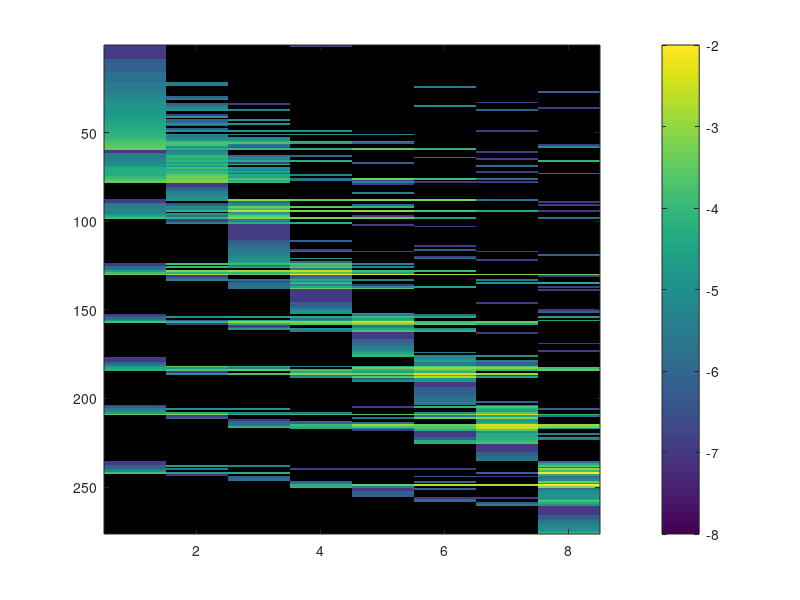
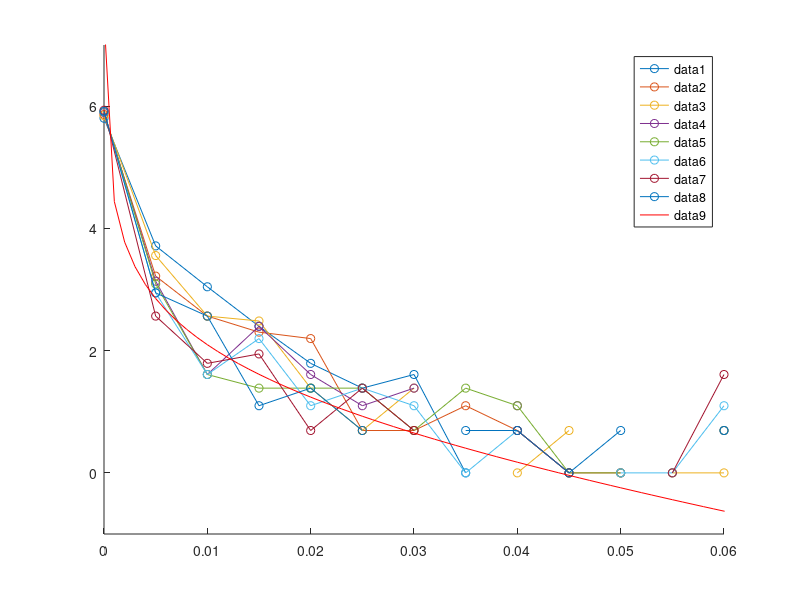

Here is the MATLAB script that generated these plots, in order:
%simulation of stem cell clonal expansion
tic
clear variables
clc


timepoint = [9000 15000 21000 29000 40000 52000 64000 103000];
x_matrix = importdata('timeseries_ep0.05_K420_N1000.mat');
load('variables.mat')
pickup = zeros(num_of_clones,length(timepoint));
for i = 1:length(timepoint)
    pickup(:,i) = x_matrix(:,timepoint(i))/n_openniche;
end
%%% pickup corresponds expdata


pickup_log = zeros(size(pickup));
for i = 1:length(pickup(:,1))
    for j = 1:length(pickup(1,:))
        if pickup(i,j) ~= 0
            pickup_log(i,j) = log(pickup(i,j));
        else
            pickup_log(i,j) = NaN;
        end
    end
end


%%% size heatmap
[pickup_max, max_ind] = max(pickup,[],2);
pickup_log_sort = sortrows(cat(2, max_ind, pickup_log, pickup_max));
pickup_log_sort_nz = zeros(nnz(pickup_log_sort(:,end)), length(pickup_log(1,:)));
j = 1;
for i = 1:length(pickup(:,1))
    if pickup_log_sort(i,end) ~= 0
        pickup_log_sort_nz(j,:) = pickup_log_sort(i,2:end-1);
        j = j+1;
    end
end
figure
imagesc(pickup_log_sort_nz,[-8,-2])
colorbar
saveas(gcf,'Fig5B.png')


%%% clone size distribution
figure
hold on
for i=1:8
    [n,xout]=hist(pickup(:,i),[0:0.005:0.06]);
    plot(xout,log(n),'- o')
    legend
end


%%% analytical solution of clone size distribution
r_plus = zeros(1,n_openniche+1);
r_minus = zeros(1,n_openniche+1);
for k = (0:n_openniche)
    r_plus(k+1) = (epsilon+lambda*k)*(n_openniche-k)/n_openniche/(num_of_clones*epsilon+lambda*n_openniche);
    r_minus(k+1) = (epsilon*(num_of_clones-1)+lambda*(n_openniche-k))*k/n_openniche/(num_of_clones*epsilon+lambda*n_openniche);
end
analytical_distribution = zeros(1,n_openniche+1);
h = zeros(1,n_openniche+1);
h(1) = 1;
for a = 2:n_openniche+1
    h(a) = h(a-1)*r_plus(a-1)/r_minus(a);
end
analytical_distribution(1) = 1/sum(h);
for a = 2:n_openniche+1
    analytical_distribution(a) = analytical_distribution(a-1)*r_plus(a-1)/r_minus(a);
end
x_axis = zeros(1,n_openniche+1);
for i = 1:n_openniche+1
    x_axis(i) = (i-1)/n_openniche;
end

plot(x_axis,log(num_of_clones*analytical_distribution*0.005*n_openniche),'Color','r')
%The coefficients are intended to compensate for the effect of bin width
%Δ=0.005*1000=5
%P_all(n)=K P(n)
%logP_all(Δ*i>n>=Δ*(i-1))= logΣ_n=Δ*(i-1)~ Δ*i Σ_k P_k(n)
%log P_all(n)=log {ΔK P(n)}

hold off
xlim([0 0.06])
ylim([-1 7])
saveas(gcf,'Fig5D.png')
toc